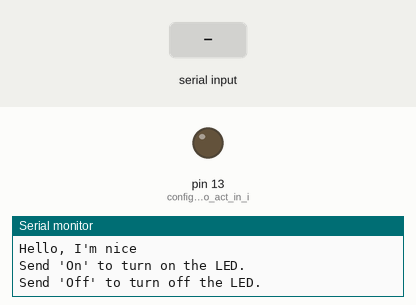
Simulated run of this sketch. Board: Arduino Uno, built with avr-gcc and run on an emulated ATmega328P. Parts: output pins drawn as LEDs (lit = HIGH), the last lines printed to the serial monitor. The inputs (shaded band) are chosen by the test bench.

Above: at 1.2 s.
1.3 s: "On" received over Serial
At 2.9 s:
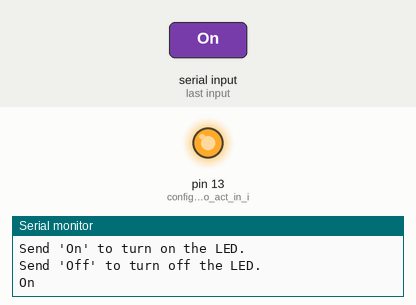
3.8 s: "Off" received over Serial
At 6.0 s:
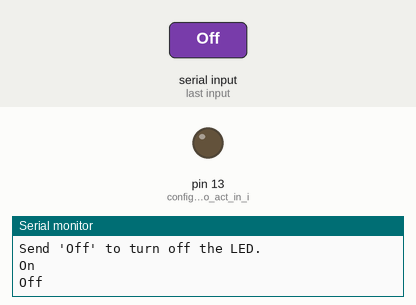
Timing chart, 0 to 7.5 s (numbered marks = the images above; inputs shaded):
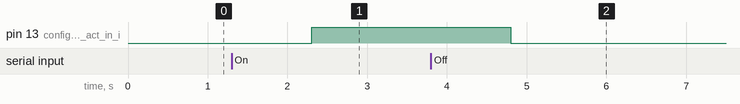

Measured:
- after the input at 1.3 s, pin 13 (configure_pin_to_act_in_i): LOW → HIGH after 1.0 s
- after the input at 3.8 s, pin 13 (configure_pin_to_act_in_i): HIGH → LOW after 1.0 s

The sketch:

serialBlink.ino
```cpp
void setup() {
  // put your setup code here, to run once:
  Serial.begin(9600); // start the serial and set the data rate in bits per seconds
  Serial.println("Hello, I'm nice"); // prints data to the serial port as human-readable
  Serial.println("Send 'On' to turn on the LED."); // prints data to the serial port as human-readable
  Serial.println("Send 'Off' to turn off the LED."); // prints data to the serial port as human-readable
  pinMode(13, OUTPUT); // configure pin to act in input or an output
}

void loop() {
  // put your main code here, to run repeatedly:
  if (Serial.available() > 0) { // get the number of characters reading from the serial port
    String command; // create string variable comments
    command = Serial.readString(); // Read string variable
    if (command == "On") { // the next line are true if the user types "On"
      Serial.println("On"); // say "On" to serial monitor
      digitalWrite(13, HIGH); // turn the light to "on"
    }
    else if (command == "Off") { // the next line are true if the user types "Off"
      Serial.println("Off"); // say "Off" to serial monitor
      digitalWrite(13, LOW); // turn the light to "off"
    }
  }
}
```
